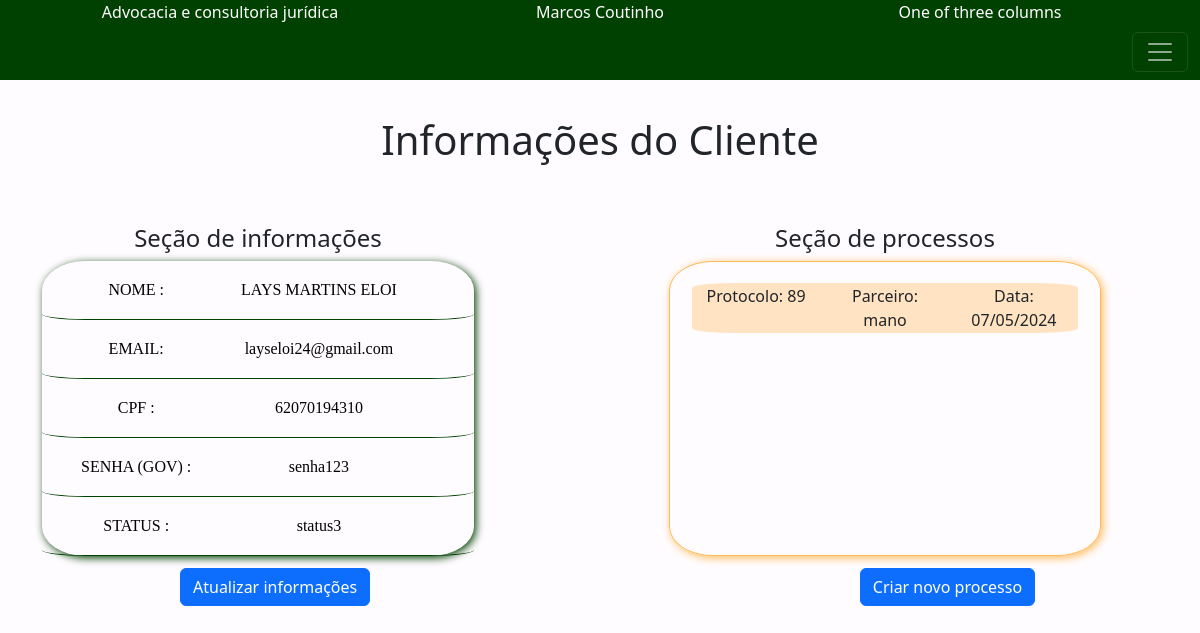
The page /exibirCliente.php?cpf=62070194310 on the database its author committed.
### tables this page shows
CREATE TABLE Pessoa (nome TEXT, email TEXT, senha TEXT, cpf TEXT PRIMARY KEY, status TEXT);

CREATE TABLE Processo (id INTEGER PRIMARY KEY, cpf TEXT , descricao TEXT, parceiro TEXT, protocolo text,dataAbertura TEXT,FOREIGN KEY (cpf) REFERENCES Pessoa(cpf));

### read2.php (called while the page is built, shortened)
<?php
require_once 'envio.php';
require_once 'Pessoa.php';
function buscarPorCPF($pdo, $cpf) {
    $query = "SELECT * FROM Pessoa WHERE cpf = :cpf";
    $statement = $pdo->prepare($query);
    $statement->bindValue(':cpf', $cpf);
    $statement->execute();
    $resultado = $statement->fetch();
    $pessoa = new Pessoa($resultado['nome'], $resultado['email'], $resultado['senha'],$resultado['cpf'], $resultado['status']);
    return $pessoa;
    }

### Pessoa.php (called while the page is built, shortened)
<?php
class Pessoa
{
    private string $nome;
    private string $email;
    private string $senha;
    private string $cpf;
    private string $status;
    public function __construct(string $nome, string $email,string $senha, string $cpf, string $status)
    {
        $this->nome = $nome;
        $this->email = $email;
        $this->senha = $senha;
        $this->cpf = $cpf;
        $this->status = $status;
    }
    public function status(): ?string
    {
        return $this->status;
    }
    public function nome(): string
    {
        return $this->nome;
    }
    public function email(): string
    {
        return $this->email;
    }
    public function cpf(): string
    {
        return $this->cpf;
    }
    public function senha(): string
    {
        return $this->senha;
    }
}

### pesquisaProcessos.php (called while the page is built, shortened)
<?php
require_once 'enviaProcesso.php';
require_once 'Processo.php';
function buscarProcessos($pdo,$cpf) {
    $sqlVerificar = "SELECT COUNT(*) FROM Processo WHERE cpf = :cpf";
    $query_verificar = $pdo->prepare($sqlVerificar);
    $query_verificar->bindValue(':cpf', $cpf);
    $query_verificar->execute();
    $numLinhas = $query_verificar->fetchColumn();
    if($numLinhas > 0){
        $query = "SELECT * FROM Processo WHERE cpf = :cpf";
        $statement = $pdo->prepare($query);
        $statement->bindValue(':cpf',$cpf);
        $statement->execute();
        $resultados = $statement->fetchall();
        $processos = [];
        foreach ($resultados as $resultado) {
            $processos[]= new Processo($resultado['cpf'],$resultado['protocolo'],$resultado['parceiro'],$resultado['descricao'],$resultado['dataAbertura']);
        }
        return $processos;
    } else{
        return "Não há processos";
    }
}

### Processo.php (called while the page is built, shortened)
<?php
class Processo
{
    private string $protocolo;
    private string $parceiro;
    private string $dataAbertura;
    public function __construct(string $cpf, string $protocolo, string $parceiro, string $descricao, String $dataAbertura) {
        $this->protocolo = $protocolo;
        $this->parceiro = $parceiro;
        $this->dataAbertura = $dataAbertura;
    }
    public function protocolo() : string {
        return $this->protocolo;
    }
     public function parceiro() : string {
        return $this->parceiro;
    }
    public function dataAbertura() : string {
        return $this->dataAbertura;
    }
}

### exibirCliente.php (the view, shortened to what this page needs)
<?php
require_once 'conexao.php';
require_once 'Pessoa.php';
require_once 'read2.php';
require_once 'pesquisaProcessos.php';
require_once 'Processo.php';
?>
<!DOCTYPE html>
<html lang="en">
<head>
    <link rel="stylesheet" href="exibirCliente.css">
    <link href="https://cdn.jsdelivr.net/npm/bootstrap@5.3.3/dist/css/bootstrap.min.css" rel="stylesheet">
</head>
<body>
    <header>
    <div class="container text-center">
  <div class="row align-items-center">
    <div class="col">
      Advocacia e consultoria jurídica
    </div>
    <div class="col">
      Marcos Coutinho
    </div>
    <div class="col">
      One of three columns
    </div>
  </div>
</div>
<nav class="navbar " data-bs-theme="dark">
  <div class="container-fluid">
    <button class="navbar-toggler" type="button" data-bs-toggle="collapse" data-bs-target="#navbarNav" aria-controls="navbarNav" aria-expanded="false" aria-label="Toggle navigation">
      <span class="navbar-toggler-icon"></span>
    </button>
  </div>
</nav>
    </header>
   <main>
   <?php if (isset($_GET['cpf'])) {
    $cpf_pessoa = $_GET['cpf'];
    $pessoa = buscarPorCPF($pdo,$cpf_pessoa);
    $processos = buscarProcessos($pdo,$cpf_pessoa);
}?>
    <section class="secao_aluno">
    <h1 class="title_principal" >Informações do Cliente</h1>
<div class="container text-center ">
  <div class="row justify-content-start secoes">
        <div class="col-4 secao_informacoes">
        <h4 class="title_secao_informacao">Seção de informações</h4>
         <div class="celulas_info_clientes">
           <div class="secao_informacoes_texts">
              <div class="texts_info_rotulo">
                NOME :
              </div>
              <div class="texts_info_values"><?php echo $pessoa->nome();?>
            </div>
           </div>
           <div class="secao_informacoes_texts">
              <div class="texts_info_rotulo">
                EMAIL:
              </div>
              <div class="texts_info_values"><?php echo $pessoa->email();?>
            </div>
           </div>
           <div class="secao_informacoes_texts">
              <div class="texts_info_rotulo">
                CPF :
              </div>
              <div class="texts_info_values"><?php echo $pessoa->cpf();?>
            </div>
           </div>
           <div class="secao_informacoes_texts">
              <div class="texts_info_rotulo">
                SENHA (GOV) :
              </div>
              <div class="texts_info_values"><?php echo $pessoa->senha();?>
            </div>
           </div>
           <div class="secao_informacoes_texts">
              <div class="texts_info_rotulo">
                STATUS :
              </div>
              <div
               class="texts_info_values"><?php echo $pessoa->status();?>
            </div>
         </div>
         </div>
        </div>
    <div class="col-4 secao_processos">
    <h4 class="title_secao_processos">Seção de processos</h4>
    <div class="celulas_scroll">
      <?php if(!empty(is_array($processos) && $processos)){
            foreach($processos as $processo): ?>
            <div class="exibir_processos" onclick="window.location='exibirProcesso.php?protocolo=<?php echo $processo->protocolo();?>'" style="cursor:pointer;">
              <div class="container text-center">
              <div class="row justify-content-center">
                <div class="col-4" >
                  Protocolo: <?php echo $processo->protocolo(); ?>
                </div>
                <div class="col-4">
                Parceiro: <?php echo $processo->parceiro(); ?>
                </div>
                <div class="col-4">
                <?php $dataAberturaFormatada = date('d/m/Y', strtotime($processo->dataAbertura()));?>
                Data: <?php  echo $dataAberturaFormatada; ?>
                </div>
              </div>
            </div>
            </div>
              <?php endforeach;}
            else{
              echo "Não há processos!";
            }?>
                  </div>
    </div>
  </div>
   </main>
<div class="btns">
     <button class="btn btn-primary cria_processo" type="submit" onclick="window.location='atualizaCliente.php?cpf=<?php echo $pessoa->cpf(); ?>';">Atualizar informações</button>
    <button class="btn btn-primary cria_processo" type="submit" onclick="window.location='criaProcessos.php?cpf=<?php echo $pessoa->cpf(); ?>';">Criar novo processo</button>
</div>
</body>
</html>

### exibirCliente.css (style rules this page uses)
:root { --cor-primaria: #004101; --cor-secundaria: #FFBA58; --cor-terciaria: #FFFCFF; }
* { margin: 0; padding: 0; box-sizing: border-box; }
body { background-color: var(--cor-terciaria) !important; min-height: 100vh; }
header { background-color: var(--cor-primaria) !important; margin-bottom: 3%; color: #FFFCFF; }
.title_principal { text-align: center; margin-bottom: 5%; }
.secoes { display: flex; gap: 15% !important; }
.secao_informacoes { width: 40% !important; display: flex; flex-direction: column; }
.celulas_info_clientes { height: 200% !important; border-radius: 10%; box-shadow: 2px 2px 8px 0px #004101; }
.secao_informacoes_texts { display: flex; padding: 3%; border-bottom :1px solid var(--cor-primaria); border-radius: 10%; }
.texts_info_rotulo { padding:1% 5%; font-family: 'Times New Roman', Times, serif; color:black; width: 40%; }
.texts_info_values { padding:1% 5%; font-family: 'Times New Roman', Times, serif; color: rgb(1, 1, 1); width: 50%; }
.secao_processos { align-items: center; display: flex; flex-direction: column; width: 40% !important; }
.celulas_scroll { height: 200%; min-width: 100%; padding: 5%; border: 1px solid var(--cor-secundaria); overflow-y: auto; display: flex; flex-direction: column; gap:2%; border-radius: 10%; box-shadow: 2px 2px 8px 0px var(--cor-secundaria); }
.exibir_processos { background-color: #ffb9585d; border-radius: 10%; min-height: 20%; max-height: 20%; align-content: center; }
.btns { display: flex; align-items: flex-start; gap: 48%; padding-top: 1%; padding-left: 15%; }

### rows shown on the page
pessoa: nome "LAYS MARTINS ELOI", email "layseloi24@gmail.com", cpf "62070194310", senha "senha123", status "status3"
processo: protocolo "89", parceiro "mano", dataAbertura "07/05/2024"
